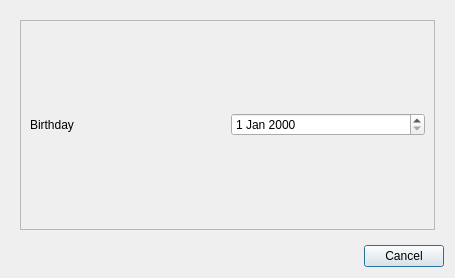
<?xml version="1.0" encoding="UTF-8"?>
<ui version="4.0">
 <class>Dialog</class>
 <widget class="QDialog" name="Dialog">
  <property name="geometry">
   <rect>
    <x>0</x>
    <y>0</y>
    <width>455</width>
    <height>278</height>
   </rect>
  </property>
  <property name="windowTitle">
   <string>Dialog</string>
  </property>
  <layout class="QVBoxLayout" name="verticalLayout">
   <item>
    <widget class="QStackedWidget" name="stackedWidget">
     <property name="currentIndex">
      <number>2</number>
     </property>
     <widget class="QWidget" name="page">
      <layout class="QVBoxLayout" name="verticalLayout_2">
       <item>
        <layout class="QGridLayout" name="gridLayout">
         <item row="0" column="0">
          <widget class="QLabel" name="label">
           <property name="text">
            <string>First</string>
           </property>
          </widget>
         </item>
         <item row="0" column="1">
          <widget class="QLineEdit" name="txtFirst"/>
         </item>
         <item row="1" column="0">
          <widget class="QLabel" name="label_2">
           <property name="text">
            <string>Last</string>
           </property>
          </widget>
         </item>
         <item row="1" column="1">
          <widget class="QLineEdit" name="txtLast"/>
         </item>
         <item row="2" column="0">
          <widget class="QLabel" name="label_3">
           <property name="text">
            <string>Email</string>
           </property>
          </widget>
         </item>
         <item row="2" column="1">
          <widget class="QLineEdit" name="txtEmail"/>
         </item>
        </layout>
       </item>
       <item>
        <widget class="QRadioButton" name="radioButton">
         <property name="text">
          <string>Male</string>
         </property>
        </widget>
       </item>
       <item>
        <widget class="QRadioButton" name="radioButton_2">
         <property name="text">
          <string>Female</string>
         </property>
        </widget>
       </item>
       <item>
        <spacer name="verticalSpacer">
         <property name="orientation">
          <enum>Qt::Vertical</enum>
         </property>
         <property name="sizeHint" stdset="0">
          <size>
           <width>20</width>
           <height>40</height>
          </size>
         </property>
        </spacer>
       </item>
      </layout>
     </widget>
     <widget class="QWidget" name="page_2">
      <layout class="QVBoxLayout" name="verticalLayout_3">
       <item>
        <widget class="QLabel" name="label_4">
         <property name="text">
          <string>Notes</string>
         </property>
        </widget>
       </item>
       <item>
        <widget class="QPlainTextEdit" name="plainTextEdit"/>
       </item>
      </layout>
     </widget>
     <widget class="QWidget" name="page_3">
      <layout class="QVBoxLayout" name="verticalLayout_4">
       <item>
        <widget class="QFrame" name="frame">
         <property name="frameShape">
          <enum>QFrame::StyledPanel</enum>
         </property>
         <property name="frameShadow">
          <enum>QFrame::Raised</enum>
         </property>
         <layout class="QHBoxLayout" name="horizontalLayout">
          <item>
           <widget class="QLabel" name="label_5">
            <property name="text">
             <string>Birthday</string>
            </property>
           </widget>
          </item>
          <item>
           <widget class="QDateEdit" name="dateEdit"/>
          </item>
         </layout>
        </widget>
       </item>
      </layout>
     </widget>
    </widget>
   </item>
   <item>
    <widget class="QDialogButtonBox" name="buttonBox">
     <property name="standardButtons">
      <set>QDialogButtonBox::Cancel</set>
     </property>
    </widget>
   </item>
  </layout>
 </widget>
 <resources/>
 <connections/>
</ui>
